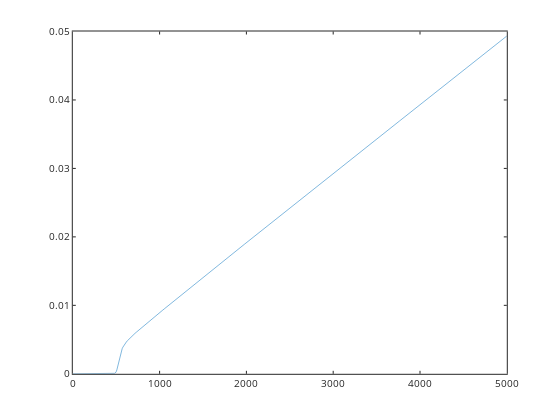

Write notebook code for a chart like this one.
### Code cell
f=@(t,Ca) dCa_by_dt(t,Ca);

%[t, C]=ode23s(f,[0 500],[10 1e-9 1e-9]);
[t, C]=ode45(f,[0 5000],[10 1e-9 1e-9]);

%C(:,1) portlandite left over
%C(:,2) CaCO3 ppte
Caplt=C(:,3); %Ca
for i=1:length(Caplt)
    [H,OH,H2CO3,HCO3,CO3]=CCaspeciesopennoCa(Caplt(i),Kw,KH,Ka1,Ka2,PCO2);
    pH(i)=-log10(H);
end

plot(t,C(:,2))

### Figure 1 — Plotly figure (JSON) as saved in the notebook; plotly's stock layout.template omitted (floating-point values rounded to 4 significant figures; data arrays with more than 128 entries replaced by an {"elided": "..."} marker saying what was removed)
{"data": [{"line": {"color": "rgb(0,113,188)", "dash": "solid", "width": 0.5}, "marker": {"color": "rgb(0,113,188)", "line": {"color": "rgb(0,113,188)"}, "size": 6, "symbol": "none"}, "mode": "lines", "name": "", "showlegend": false, "type": "scatter", "visibility": true, "x": {"elided": "361 float values"}, "xaxis": "x", "y": {"elided": "361 float values"}, "yaxis": "y"}], "layout": {"height": 420, "hovermode": "closest", "margin": {"b": 0, "l": 0, "r": 0, "t": 0}, "plot_bgcolor": "rgba(0,0,0,0)", "showlegend": false, "width": 560, "xaxis": {"anchor": "y", "autorange": false, "domain": [0.13, 0.905], "exponentformat": "none", "gridcolor": "rgba(38,38,38,0.15)", "gridwidth": 1, "linecolor": "rgb(38,38,38)", "linewidth": 1, "mirror": "ticks", "range": [0, 5000], "showgrid": false, "showline": true, "side": "bottom", "spikedash": "solid", "spikemode": "across", "spikesides": false, "spikethickness": 1, "tickangle": 0, "tickcolor": "rgb(38,38,38)", "tickfont": {"color": "rgb(38,38,38)", "size": 10}, "ticklen": 3, "ticks": "inside", "ticktext": ["0", "1000", "2000", "3000", "4000", "5000"], "tickvals": [0, 1000, 2000, 3000, 4000, 5000], "title": {"font": {"color": "rgb(0,0,0)", "size": 11}, "text": ""}, "type": "linear", "visible": true, "zeroline": false}, "yaxis": {"anchor": "x", "autorange": false, "domain": [0.11, 0.925], "exponentformat": "none", "gridcolor": "rgba(38,38,38,0.15)", "gridwidth": 1, "linecolor": "rgb(38,38,38)", "linewidth": 1, "mirror": "ticks", "range": [0, 0.05], "showgrid": false, "showline": true, "side": "left", "spikedash": "solid", "spikemode": "across", "spikesides": false, "spikethickness": 1, "tickangle": 0, "tickcolor": "rgb(38,38,38)", "tickfont": {"color": "rgb(38,38,38)", "size": 10}, "ticklen": 3, "ticks": "inside", "ticktext": ["0", "0.01", "0.02", "0.03", "0.04", "0.05"], "tickvals": [0, 0.01, 0.02, 0.03, 0.04, 0.05], "title": {"font": {"color": "rgb(0,0,0)", "size": 11}, "text": ""}, "type": "linear", "visible": true, "zeroline": false}}}
